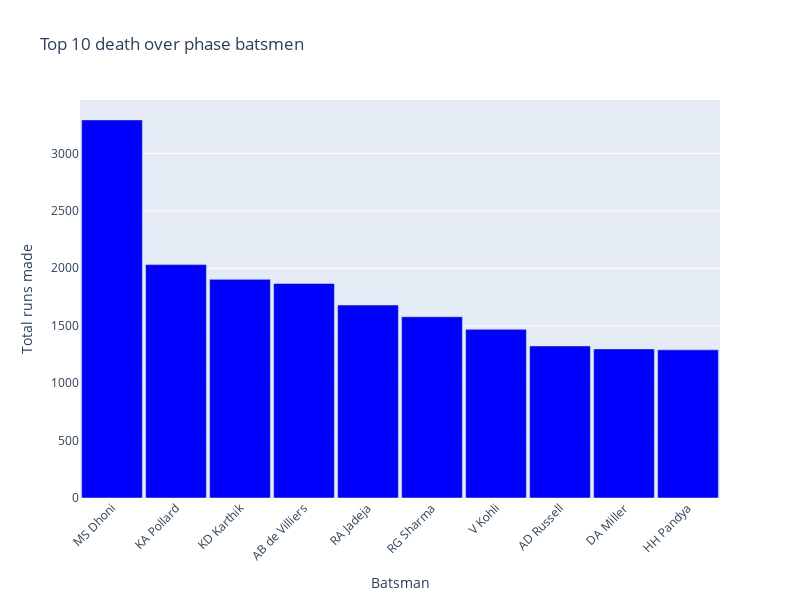

Write notebook code for a chart like this one.
### Code cell
data = {
    'Batsman' : top_deathOver_batsman.head(10).index,
    'Runs' : top_deathOver_batsman.head(10).values
}

df = pd.DataFrame(data)

fig = px.bar(
    df,
    x='Batsman',
    y='Runs',
    title='Top 10 death over phase batsmen',
    labels={'Runs': 'Total runs made'},
)

fig.update_xaxes(tickangle = -45)
fig.update_traces(marker_color = 'blue')
fig.update_layout(width = 800, height = 600, bargap = 0.05)
fig.show()

### Figure 1 — Plotly figure (JSON) as saved in the notebook; plotly's stock layout.template omitted (floating-point values rounded to 4 significant figures)
{"data": [{"hovertemplate": "Batsman=%{x}<br>Total runs made=%{y}<extra></extra>", "legendgroup": "", "marker": {"color": "blue", "pattern": {"shape": ""}}, "name": "", "orientation": "v", "showlegend": false, "textposition": "auto", "type": "bar", "x": ["MS Dhoni", "KA Pollard", "KD Karthik", "AB de Villiers", "RA Jadeja", "RG Sharma", "V Kohli", "AD Russell", "DA Miller", "HH Pandya"], "xaxis": "x", "y": [3292, 2032, 1904, 1868, 1680, 1578, 1469, 1324, 1298, 1290], "yaxis": "y"}], "layout": {"bargap": 0.05, "barmode": "relative", "height": 600, "legend": {"tracegroupgap": 0}, "title": {"text": "Top 10 death over phase batsmen"}, "width": 800, "xaxis": {"anchor": "y", "domain": [0, 1], "tickangle": -45, "title": {"text": "Batsman"}}, "yaxis": {"anchor": "x", "domain": [0, 1], "title": {"text": "Total runs made"}}}}
